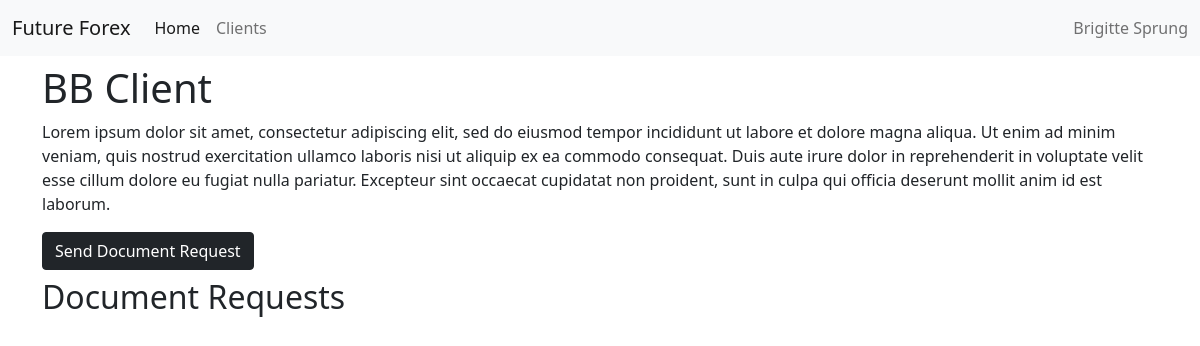
Page /client/2 on the committed database.
### dashboard/models.py (models this page shows, shortened)
class Client(models.Model):
    name = models.CharField(max_length=1028)
    created = models.DateTimeField(auto_now_add=True)
    description = models.TextField(blank=True, null=True)
    email = models.EmailField(max_length=254, default='brigittesprung@gmail.com')
    relationshipManager = models.ForeignKey(RelationshipManager, on_delete=models.DO_NOTHING)

### dashboard/views.py (the view)
# urls.py: path('client/<int:client_id>', views.ClientView.as_view(), name='client'),
class ClientView(generic.DetailView):
    template_name = "dashboard/client_page.html"
    def get(self, request, *args, **kwargs):
        id = kwargs['client_id']
        client = Client.objects.get(id=id)
        docRequests = DocumentRequest.objects.filter(client=client)
        context = {
            "client": client,
            "requests": docRequests
        }
        return render(request, self.template_name, context)

### dashboard/templates/dashboard/client_page.html (shortened to what this page needs)
{% extends 'dashboard/base_generic.html' %}
{% load static %}
{% block content %}
    <h1>{{ client.name }}</h1>
    <p>{{ client.description }}</p>
    <a href="{% url 'request' client.id %}" class="btn btn-dark float-right">Send Document Request</a>
    <h2 class="mt-2">Document Requests</h2>
{% endblock %}

### rows in the picture
Client: name "BB Client", description "Lorem ipsum dolor sit amet, consectetur adipiscing elit, sed do eiusmod tempor incididunt ut labore et dolore magna aliqua. Ut enim ad minim veniam, quis nostrud exercitation ullamco laboris nisi ut aliquip ex ea commodo consequat. Duis aute irure dolor in reprehenderit in voluptate velit esse cillum dolore eu fugiat nulla pariatur. Excepteur sint occaecat cupidatat non proident, sunt in culpa qui officia deserunt mollit anim id est laborum."
